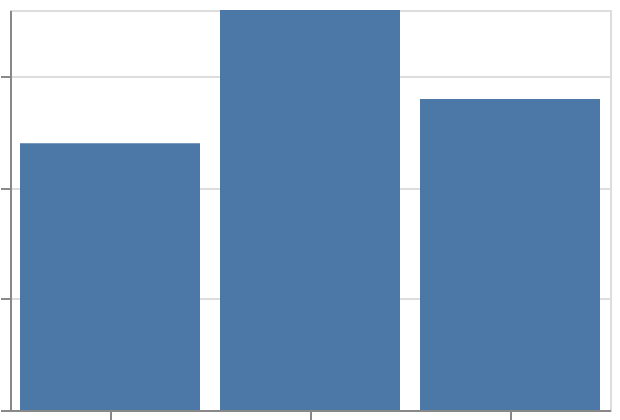

Vega-Lite specification for this chart:
### Vega-Lite specification from a JSON file in a GitHub repository (floating-point values rounded to 4 significant figures)
{"$schema": "https://vega.github.io/schema/vega-lite/v6.json", "padding": 5, "autosize": "none", "width": 300, "height": 200, "data": {"name": "table", "values": [{"c": "A", "g": "p", "x": 1, "y": 2, "v": 5, "t": "2024-01-15", "o": {"v": 3}, "IMDB Rating": 6.1, "d": "x1"}, {"c": "B", "g": "q", "x": 2, "y": 4, "v": 9, "t": "2024-02-20", "o": {"v": 7}, "IMDB Rating": 7.4, "d": "x2"}, {"c": "A", "g": "q", "x": 3, "y": 3, "v": 2, "t": "2024-03-05", "o": {"v": 1}, "IMDB Rating": 5.2, "d": "x1"}, {"c": "C", "g": "p", "x": 4, "y": 6, "v": 7, "t": "2024-05-30", "o": {"v": 4}, "IMDB Rating": 8.8, "d": "x3"}, {"c": "B", "g": "p", "x": 5, "y": 5, "v": 4, "t": "2024-07-11", "o": {"v": 9}, "IMDB Rating": 6.9, "d": "x2"}, {"c": "C", "g": "q", "x": 6, "y": 8, "v": 6, "t": "2024-09-02", "o": {"v": 2}, "IMDB Rating": 7.7, "d": "x3"}, {"c": "A", "g": "p", "x": 7, "y": 7, "v": 8, "t": "2024-11-25", "o": {"v": 5}, "IMDB Rating": 4.4, "d": "x1"}, {"c": "B", "g": "q", "x": 8, "y": 9, "v": 3, "t": "2024-12-31", "o": {"v": 8}, "IMDB Rating": 9.1, "d": "x2"}]}, "mark": "bar", "encoding": {"x": {"field": "c", "type": "nominal", "sort": null}, "y": {"field": "y", "type": "quantitative", "aggregate": "sum"}}}
